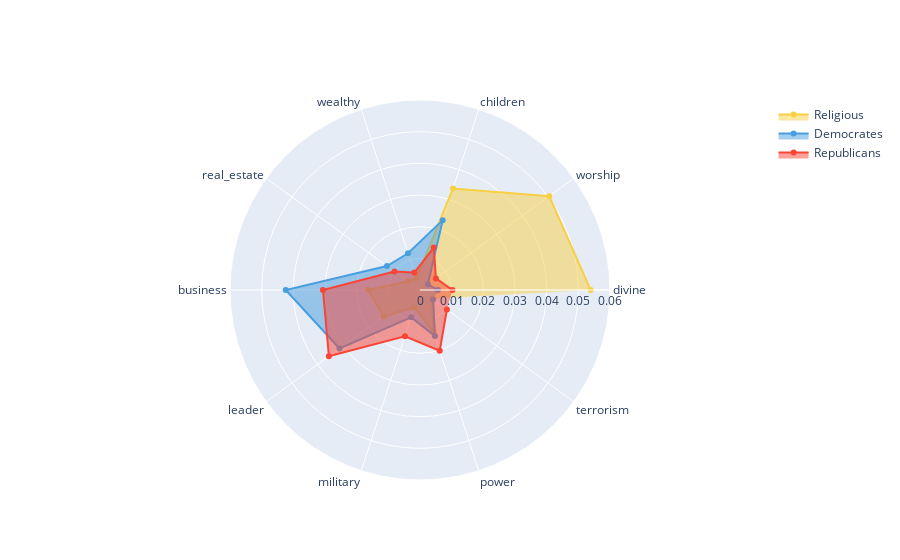

Here is the notebook cell this chart was saved with:
### Code cell
theta_ = ['divine','worship','children','wealthy','real_estate', 'business', 'leader', 'military', 'power', 'terrorism']

fig = go.Figure()

fig.add_trace(go.Scatterpolar(
        r=categories_df[theta_].loc['Religious'],
        theta=theta_,
        fill='toself',
        name='Religious',
        line_color = '#f8d044'
))

fig.add_trace(go.Scatterpolar(
        r=categories_df[theta_].loc['Democrates'],
        theta=theta_,
        #mode = 'lines',
        fill='toself',
        name='Democrates',
        line_color = '#489ede'
))

fig.add_trace(go.Scatterpolar(
        r=categories_df[theta_].loc['Republicans'],
        theta=theta_,
        fill='toself',
        name='Republicans',
        line_color = '#f94436'
))
# darkorchid tomato gold
# cyan mediumblue darkorchid
# ["#489ede", "#f94436", '#f8d044']

fig.update_layout(
  polar=dict(
    radialaxis=dict(
      visible=True,
      range=[0, 0.06]
    )),
  showlegend=True
)

fig.show()
fig.write_html("../output/radar_chart_features.html")

### Figure 1 — Plotly figure (JSON) as saved in the notebook; plotly's stock layout.template omitted (floating-point values rounded to 4 significant figures)
{"data": [{"fill": "toself", "line": {"color": "#f8d044"}, "name": "Religious", "r": [0.0539, 0.05043, 0.0337, 0.003897, 0.004677, 0.0163, 0.01422, 0.005805, 0.01407, 0.004732], "theta": ["divine", "worship", "children", "wealthy", "real_estate", "business", "leader", "military", "power", "terrorism"], "type": "scatterpolar"}, {"fill": "toself", "line": {"color": "#489ede"}, "name": "Democrates", "r": [0.005657, 0.003071, 0.02319, 0.0122, 0.01289, 0.04239, 0.03143, 0.009076, 0.01528, 0.005133], "theta": ["divine", "worship", "children", "wealthy", "real_estate", "business", "leader", "military", "power", "terrorism"], "type": "scatterpolar"}, {"fill": "toself", "line": {"color": "#f94436"}, "name": "Republicans", "r": [0.01026, 0.006209, 0.01409, 0.005782, 0.009988, 0.03065, 0.03556, 0.01535, 0.02016, 0.01049], "theta": ["divine", "worship", "children", "wealthy", "real_estate", "business", "leader", "military", "power", "terrorism"], "type": "scatterpolar"}], "layout": {"polar": {"radialaxis": {"range": [0, 0.06], "visible": true}}, "showlegend": true}}
